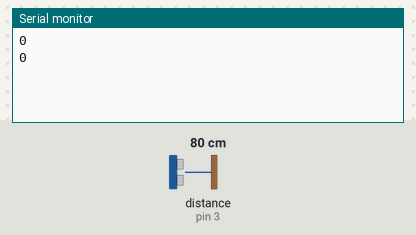
This sketch was run on a simulated Arduino Uno, built with avr-gcc and run on an emulated ATmega328P. Parts: the last lines printed to the serial monitor. Wiring (inferred from the names in the program): ultrasonic range finder: trigger pin 2; echo pin 3. The test bench sets the inputs (shaded band); at power-on: distance to the obstacle (sensor on pin 3) 80 cm. The echo pulse lasts 58.3 µs per cm; no radio packets arrive unless stated.

Above: at 1.2 s.
1.3 s: distance to the obstacle (sensor on pin 3) set to 120 cm
At 2.7 s:
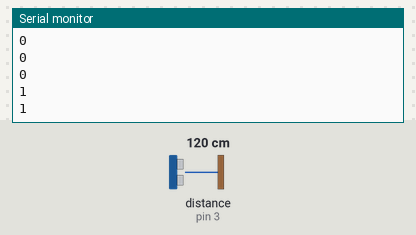
2.8 s: distance to the obstacle (sensor on pin 3) set to 153 cm
At 3.9 s:
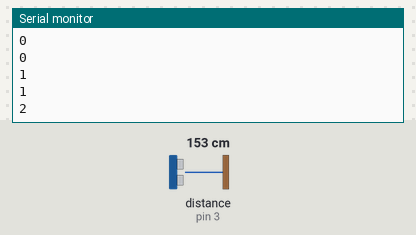
Timing chart, 0 to 5.8 s (numbered marks = the images above; inputs shaded):
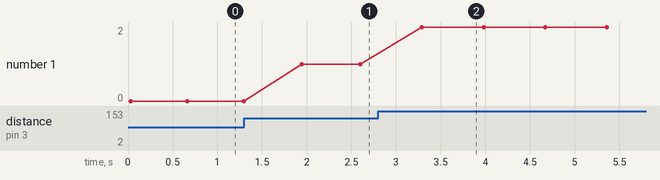

Measured:
- after the input at 1.3 s, the serial monitor: prints a new line after 0.65 s (image 1)
- after the input at 2.8 s, the serial monitor: prints a new line after 0.49 s (image 2)
- plotted number 1: 0 → 1 after the input at 1.3 s, 1 → 2 after the input at 2.8 s

The sketch:

Door_Side_Code.ino
```cpp
#include <SPI.h>
#include <nRF24L01.h> //part of the RF24 library
#include <RF24.h>

// Define NRF24L01 radio object with CE and CSN pins
RF24 radio(8, 9); // CE = 8, CSN = 9

// Define the pipe address (must be the same as the receiver)
// This does NOT need to be changed based on your team number.
const byte address[6] = "00001";

const int trigPin = 2;
const int echoPin = 3;
const int neg=-7;
const int pos=7;
int count=0;
long duration;
int distance[5];
int sum=0;
float distance2;
float distance1;
int difference=0;
int distanceint=0;
int newperson=0;
int starttime=0;
int average=0;
const int wait=500;
int rf=0;
int buzz=0;
int test=0;
// Structure to send joystick data
// This MUST match the struct in your controller code.
struct RF_Data {
  int count;
  int buzz;
  int test;
  //Put other variables in here that you want to pass via RF
};

void setup() {
  Serial.begin(9600);

  // Initialize joystick button pin
  pinMode(trigPin, OUTPUT); // Enable internal pull-up resistor. This allows us to skip adding our own pullup resistor in circuit.
  pinMode(echoPin, INPUT);

  // Initialize NRF24L01 module
  radio.begin();
  radio.setChannel(30);          // CHANGE THIS TO YOUR TEAM # * 2!!! Team 38 should use channel 76
  radio.setPALevel(RF24_PA_HIGH); // Power level (HIGH for better range), switch to low if experiencing soft resets
  radio.setDataRate(RF24_250KBPS); // Lower data rate = longer range
  radio.openWritingPipe(address); // Set transmitter address
  radio.stopListening();          // Set as transmitter
}

void loop() {
test++;

// Convert to cm
  distanceint = measure();

  if (distanceint<5 || distanceint > 150){
    newperson=1;
  }
  Serial.println(count);
  if (newperson==1){
  starttime=millis();
  distance1 = measure();
  for (rf=millis()-starttime; rf<=wait+100;){
    if ((millis()-starttime)>wait) {
    distance2 = measure();
    }
    rf=millis()-starttime;
  }

  difference=distance2-distance1;
  //Serial.print(distance1);
  if (difference < 100 && distance2>0){
  if (difference<neg && count>=1){
    count--;
    buzz--;
  }
  if (difference>pos){
    count++;
    buzz++;
  }
  if (buzz==6){
    buzz=1;
  }
  }
  newperson=0;
  Serial.println();
  }
  RF_Data data;

  // Read joystick values
  data.count = count;
  data.buzz = buzz;
  data.test=test;
  // Send data via NRF24L01
  bool success = radio.write(&data, sizeof(data));
  if (!success) {
  Serial.println("TX failed");
}
}

int measure(){
  sum=0;
  average=0;
  for (int i=0; i<5 ; i++){
  digitalWrite(trigPin, LOW);
  delayMicroseconds(2);

  digitalWrite(trigPin, HIGH);
  delayMicroseconds(10);
  digitalWrite(trigPin, LOW);

  // Read echo
  duration = pulseIn(echoPin, HIGH, 30000);

  // Convert to cm
  distance[i] = duration * 0.034 / 2;
  }
  for (int j=0; j<5; j++){
    sum +=distance[j];
  }
  average=sum/2.5;
  return average;
}
```
